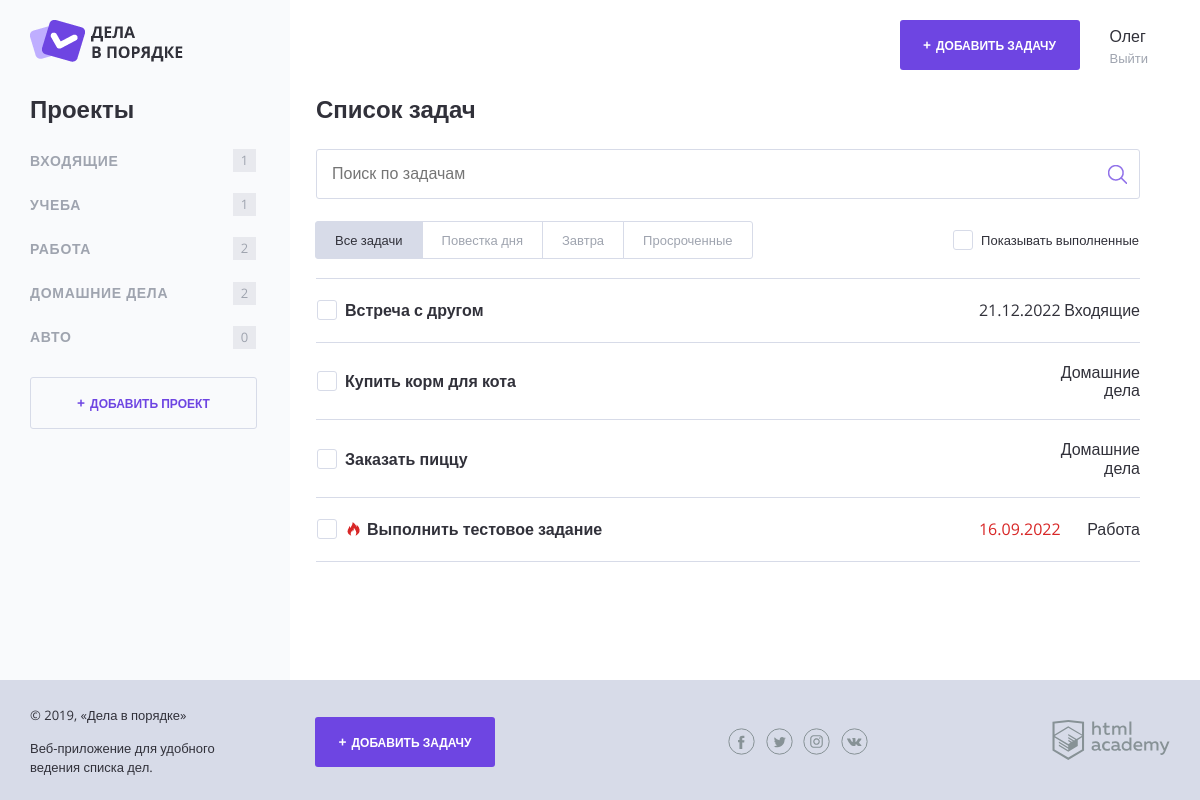
Screenshot of / (signed in) with the database file from the repository.
### tables this page shows
CREATE TABLE IF NOT EXISTS project (
    id INT NOT NULL AUTO_INCREMENT PRIMARY KEY,
    name VARCHAR(30) NOT NULL,
    user_id INT NOT NULL,
    FOREIGN KEY(user_id)
        REFERENCES user(id)
            ON DELETE CASCADE
            ON UPDATE CASCADE
);

CREATE TABLE IF NOT EXISTS task (
    id INT NOT NULL AUTO_INCREMENT PRIMARY KEY,
    name VARCHAR(30) NOT NULL,
    is_completed INT DEFAULT 0,
    file_path VARCHAR(255),
    end_date TIMESTAMP,
    date_of_creation TIMESTAMP DEFAULT CURRENT_TIMESTAMP,
    user_id INT NOT NULL,
    project_id INT NOT NULL,

    FOREIGN KEY(user_id)
      REFERENCES user(id)
        ON DELETE CASCADE
        ON UPDATE CASCADE,

    FOREIGN KEY(project_id)
        REFERENCES project(id)
            ON DELETE CASCADE
            ON UPDATE CASCADE
);

### helpers.php (called while the page is built, shortened)
<?php
function db_get_projects(mysqli $conn, int $user_id): false|mysqli_result
{
    $sql = "SELECT COUNT(`project_id`) AS `task_count`, `project`.`id` AS `id`, `project`.`name` AS `name` FROM `task`
        RIGHT JOIN `project` ON `task`.`project_id` = `project`.`id`
        WHERE `project`.`user_id` = ? GROUP BY `project`.`id`, `project`.`name`";
    return send_query($conn, $sql, $user_id);
}
function db_get_tasks(mysqli $conn, int $user_id, int $project_id = 0, ?string $search_query = null, ?string $filter = null): false|mysqli_result
{
    $sql = 'SELECT `task`.`id` AS id,
            `task`.`name`,
            `is_completed`,
            `file_path`,
            DATE_FORMAT(`end_date`, "%d.%m.%Y") AS `end_date`,
            `project`.`name` AS `project`
            FROM `task` INNER JOIN `project` ON `task`.`project_id` = `project`.`id`
            WHERE `project`.`user_id` = ? ';
    $params = [$user_id];
    $result = send_query($conn, $sql, ...$params);
    return $result;
}
function send_query(mysqli $conn, string $sql, mixed &...$params): false|mysqli_result
{
    $types = '';
    $code_names = ['integer' => 'i', 'double' => 'd', 'string' => 's'];
    foreach ($params as $param) {
        $types .= $code_names[gettype($param)] ?? '';
    }
    $stmt = $conn->prepare($sql);
    $stmt->bind_param($types, ...$params);
    $stmt->execute();
    return $stmt->get_result();
}
function time_deff($date)
{
    if (empty($date)):
        return time() / 3600;
    endif;
    return (strtotime($date) - strtotime(date('Y-m-d H:i:s'))) / 3600;
}
function include_template($name, array $data = [])
{
    $name = 'templates/' . $name;
    extract($data);
    require $name;
    $result = ob_get_clean();
    return $result;
}

### session.php (called while the page is built, shortened)
<?php
$user_id = (int)$_SESSION['user']['id'];

### data.php (called while the page is built, shortened)
<?php
$title = 'Дела в порядке';

### templates/main.php (the view, shortened to what this page needs)
<?= $project_list ?>
<main class="content__main">
    <h2 class="content__main-heading">Список задач</h2>
    <form class="search-form" action="index.php" method="get" autocomplete="off">
        <input class="search-form__input" type="text" name="search" value="" placeholder="Поиск по задачам">
        <input class="search-form__submit" type="submit" name="" value="Искать">
    </form>
    <div class="tasks-controls">
        <nav class="tasks-switch">
            <a href="/"
               class="tasks-switch__item <?php if (empty($filter)): ?>tasks-switch__item--active<?php endif; ?>">Все
                задачи</a>
            <a href="/?filter=<?= FILTER_TODAY ?>"
               class="tasks-switch__item <?php if ($filter === FILTER_TODAY): ?>tasks-switch__item--active<?php endif; ?>">Повестка
                дня</a>
            <a href="/?filter=<?= FILTER_TOMORROW ?>"
               class="tasks-switch__item <?php if ($filter === FILTER_TOMORROW): ?>tasks-switch__item--active<?php endif; ?>">Завтра</a>
            <a href="/?filter=<?= FILTER_OVERDUE ?>"
               class="tasks-switch__item <?php if ($filter === FILTER_OVERDUE): ?>tasks-switch__item--active<?php endif; ?>">Просроченные</a>
        </nav>
        <label class="checkbox">
            <span class="checkbox__text">Показывать выполненные</span>
        </label>
    </div>
    <table class="tasks">
        <?php if ($tasks->num_rows === 0): ?>
            <p>Ничего не найдено по вашему запросу</p>
        <?php else: foreach ($tasks as $task): ?>
            <tr class="<?php if ($show_complete_tasks === 0 && $task["is_completed"] === 1): ?>hidden<?php endif; ?> <?php if (time_deff($task["end_date"]) < 24): ?>task--important<?php endif; ?> tasks__item task <?php if ($task["is_completed"] === 1): ?>task--completed<?php endif; ?>">
                <td class="task__select ">
                    <label class="checkbox task__checkbox">
                        <span class="checkbox__text"><?= htmlspecialchars($task["name"]) ?></span>
                    </label>
                </td>
                <td class="task__file">
                </td>
                <td class="task__date"><?= $task["end_date"] ?></td>
                <td class="task__controls"><?= htmlspecialchars($task['project']) ?></td>
            </tr>
        <?php endforeach; endif; ?>
    </table>
</main>

### templates/project-list.php
<section class="content__side">
    <h2 class="content__side-heading">Проекты</h2>
    <nav class="main-navigation">
        <?php foreach ($projects as $project): ?>
            <ul class="main-navigation__list">
                <li class="main-navigation__list-item <?php if ($project['id'] === $selected_project_id): ?>main-navigation__list-item--active<?php endif; ?>">
                    <a class="main-navigation__list-item-link"
                       href="/?project_id=<?= $project['id'] ?>"><?= htmlspecialchars($project['name']) ?></a>
                    <span class="main-navigation__list-item-count"><?= $project['task_count'] ?></span>
                </li>
            </ul>
        <?php endforeach; ?>
    </nav>
    <a class="button button--transparent button--plus content__side-button"
       href="add-project.php" target="project_add">Добавить проект</a>
</section>

### templates/layout.php (shortened to what this page needs)
<!DOCTYPE html>
<html lang="ru">
<head>
    <link rel="stylesheet" href="css/normalize.css">
    <link rel="stylesheet" href="css/style.css">
    <link rel="stylesheet" href="css/flatpickr.min.css">
</head>
<?php $has_session = isset($_SESSION['user']) ?>
<body class="<?php if (!$has_session): ?>body-background<?php endif; ?>">
<div class="page-wrapper">
    <div class="container <?php if ($has_session): ?>container--with-sidebar<?php endif; ?>">
        <header class="main-header">
            <a href="/">
                <img src="img/logo.png" width="153" height="42" alt="Логотип Дела в порядке">
            </a>
            <div class="main-header__side">
                <?php if ($has_session): ?>
                    <a class="main-header__side-item button button--plus open-modal"
                       href="add-task.php<?php if (!empty($selected_project_id)): ?>?project_id=<?= $selected_project_id ?><?php endif; ?>">Добавить
                        задачу</a>
                    <div class="main-header__side-item user-menu">
                        <div class="user-menu__data">
                            <p><?= htmlspecialchars($_SESSION['user']['username']) ?></p>
                            <a href="logout.php">Выйти</a>
                        </div>
                    </div>
                <?php else: ?>
                    <a class="main-header__side-item button button--transparent" href="auth.php">Войти</a>
                <?php endif; ?>
            </div>
        </header>
        <div class="content">
            <?= $content ?>
        </div>
    </div>
</div>
<footer class="main-footer">
    <div class="container">
        <div class="main-footer__copyright">
            <p>© 2019, «Дела в порядке»</p>
            <p>Веб-приложение для удобного ведения списка дел.</p>
        </div>
        <?php if ($has_session): ?>
            <a class="main-footer__button button button--plus"
               href="add-task.php<?php if (!empty($selected_project_id)): ?>?project_id=<?= $selected_project_id ?><?php endif; ?>">Добавить задачу</a>
        <?php endif; ?>
        <div class="main-footer__social social">
            <a class="social__link social__link--facebook" href="#">
            </a>
            <a class="social__link social__link--twitter" href="#">
            </a>
            <a class="social__link social__link--instagram" href="#">
            </a>
            <a class="social__link social__link--vkontakte" href="#">
            </a>
        </div>
        <div class="main-footer__developed-by">
            <a href="https://htmlacademy.ru/intensive/php">
                <img src="img/htmlacademy.svg" alt="HTML Academy" width="118" height="40">
            </a>
        </div>
    </div>
</footer>
</body>
</html>

### index.php (shortened to what this page needs)
<?php
require_once('init.php');
require_once ('session.php');
$filter = $_GET['filter'] ?? '';
$search = trim($_GET['search'] ?? '');
$selected_project_id = isset($_GET['project_id']) ? intval($_GET['project_id']) : 0;
$show_complete_tasks = isset($_GET['show_completed']) ? intval($_GET['show_completed']) : 0;
$tasks = db_get_tasks($conn, $user_id, $selected_project_id, $search, $filter);
$project_list = include_template(TEMPLATE_PROJECT_LIST, [
    'projects' => db_get_projects($conn, $user_id),
    'selected_project_id' => $selected_project_id
]);
$content = include_template(TEMPLATE_MAIN, [
    'project_list' => $project_list,
    'tasks' => $tasks,
    'show_complete_tasks' => $show_complete_tasks,
    'filter' => $filter
]);
$layout = include_template(TEMPLATE_LAYOUT, [
    'content' => $content,
    'title' => $title,
    'selected_project_id' => $selected_project_id
]);
echo $layout;

### rows the page displays
project: name "ВХОДЯЩИЕ", task_count "1"
project: name "УЧЕБА", task_count "1"
project: name "РАБОТА", task_count "2"
project: name "ДОМАШНИЕ ДЕЛА", task_count "2"
project: name "АВТО", task_count "0"
task: name "Встреча с другом", end_date "21.12.2022", project.name "Входящие"
task: name "Купить корм для кота", project.name "Домашние дела"
task: name "Заказать пиццу", project.name "Домашние дела"
task: name "Выполнить тестовое задание", end_date "16.09.2022", project.name "Работа"

### other values shown
$_SESSION['user']['username'] "Олег"
